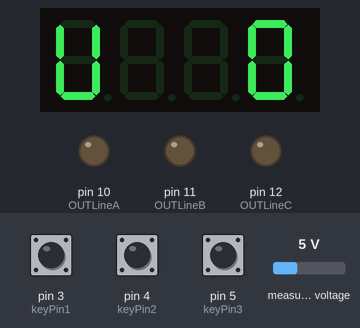
A sketch run on a simulated Arduino Nano, built with avr-gcc and run on an emulated ATmega328P. Parts: 4-digit seven-segment display, output pins drawn as LEDs (lit = HIGH). The inputs (shaded band) are chosen by the test bench; at power-on: pin 3 (keyPin1) HIGH, pin 4 (keyPin2) HIGH, pin 5 (keyPin3) HIGH, measured voltage 5 V. EEPROM starts erased; not simulated (calls return 0 or success): AnalogKey.h.

Above: at 5.6 s.
5.7 s: pin 3 (keyPin1) pulled LOW for 0.15 s
At 6.8 s:
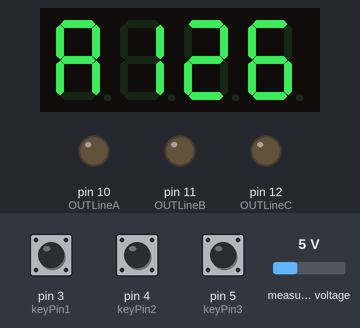
7.3 s: pin 4 (keyPin2) pulled LOW for 0.15 s
At 8.0 s:
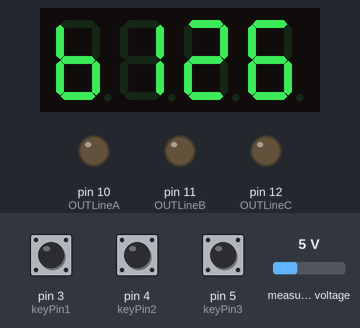
8.9 s: pin 3 (keyPin1) pulled LOW for 1 s
At 9.8 s:
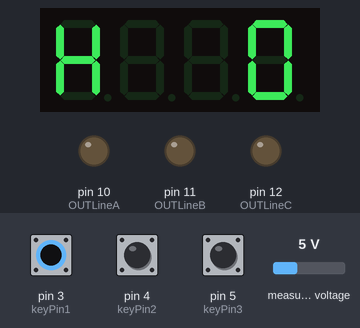
11.4 s: pin 3 (keyPin1) pulled LOW for 0.15 s
At 12.3 s:
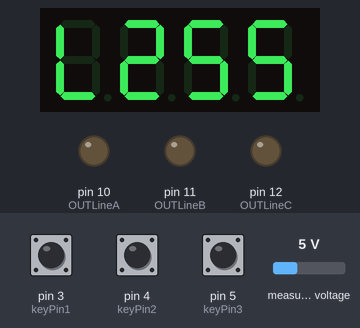
13.0 s: pin 3 (keyPin1) pulled LOW for 3.2 s
17.7 s: pin 4 (keyPin2) pulled LOW for 1 s
At 19.0 s:
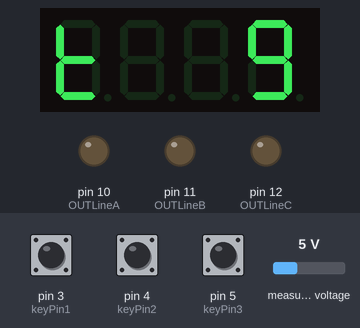
Timing chart, 0 to 20.7 s (numbered marks = the images above; inputs shaded):
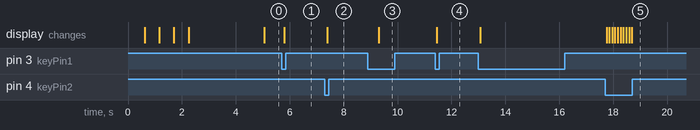

The sketch:

komytatorFAZ_FINISH_displayLed.ino
```cpp
#include <ZMPT101B.h>
#include <AnalogKey.h>
#include <GyverButton.h>
#include <TM1637TinyDisplay.h>        // библиотека управления семисигментной матрицей
#include <Arduino.h>
#include <EEPROM.h>                   // библиотека EEPROM
#include "GyverTimer.h"               // библиотека таймера


#define INIT_ADDR 1023                // номер резервной ячейки. EEPROM
#define INIT_KEY 50                   // ключ первого запуска. 0-254, на выбор. EEPROM
#define LineA A1              // входной PIN LineA
#define LineB A2              // входной PIN LineB
#define LineC A3              // входной PIN LineC
#define OUTLineA 10            // выходной PIN LineA
#define OUTLineB 11            // выходной PIN LineB
#define OUTLineC 12            // выходной PIN LineC
#define keyPin1 3
#define keyPin2 4
#define keyPin3 5
#define CLK A4                        // пины управления семисигментной матрицей
#define DIO A5                        // пины управления семисигментной матрицей

GTimer myTimer3(MS);                  // создать таймер (по умолч. в режиме интервала)
GButton butt1(keyPin1);
GButton butt2(keyPin2);
GButton butt3(keyPin3);
TM1637TinyDisplay display(CLK, DIO);  // активация семисигментной матрици

bool flagR, flagHold, flagHold1, flagMi, flagP0, flag, flag0, flag00, flag000, flagT, flagTT, flag1, flag11, flag2, flag22, flag3, flag33, flag4, flag44 = false;
uint8_t U, i, ii, qqq, qqqq, w, ww, e, ee;
uint8_t valA, valB, valC ;      // тип переменной для valA = analogRead(LineA), valB = analogRead(LineB), valC = analogRead(LineC)
uint8_t hiVolts;          // значение верхнего уровня отключения
uint8_t lowVvolts;        // значение нижнего уровня тоключения
boolean LA, LB, LC = false;     // тип переменной для FLAG LA, LB, LC и присвоение " 0 " ;
uint32_t Now;
uint8_t timeIt;    //переменная устанавлеваемоговремя итерации
int timeit2;
uint32_t myTimer1;                // таймер
uint32_t eepromTimer = 0;         //EEPROM таймер
boolean eepromFlag = false;       //EEPROM флаг = 0

ZMPT101B voltageSensorLineA(LineA);
ZMPT101B voltageSensorLineB(LineB);
ZMPT101B voltageSensorLineC(LineC);

void setup() {
  EEPROMRead();
  Serial.begin(115200);                   // открытие Монитора порта
  pinMode(LineA, INPUT_PULLUP);
  pinMode(LineB, INPUT_PULLUP);
  pinMode(LineC, INPUT_PULLUP);
  pinMode(OUTLineA, OUTPUT);            // открытие порта OUTLineA на выход
  pinMode(OUTLineB, OUTPUT);            // открытие порта OUTLineB на выход
  pinMode(OUTLineC, OUTPUT);            // открытие порта OUTLineC на выход
  digitalWrite(OUTLineA, LOW);         // установка состояния OUTLineA = 0
  digitalWrite(OUTLineB, LOW);         // установка состояния OUTLineB = 0
  digitalWrite(OUTLineC, LOW);         // установка состояния OUTLineC = 0

  display.setBrightness(BRIGHT_7);      // яркость, 0 - 7 (минимум - максимум)
  display.clear(); display.showString("4", 1, 0); delay(500); display.clear(); display.showString("3", 1, 1); delay(500); display.clear(); display.showString("2", 1, 2); delay(500); display.clear(); display.showString("1", 1, 3); delay(500); display.clear(); display.showString("G", 1, 1); display.showString("O", 1, 2); delay(1000);


  butt1.setDebounce(50);        // настройка антидребезга (по умолчанию 80 мс)
  butt1.setTimeout(300);        // настройка таймаута на удержание (по умолчанию 500 мс)
  butt1.setClickTimeout(600);   // настройка таймаута между кликами (по умолчанию 300 мс)
  butt1.setDirection(NORM_OPEN);
}

//============================================================================
void loop() {
  checkEEPROM();                                             // проверка EEPROM

  valA = voltageSensorLineA.getVoltageAC(50) * 5;            // считывание пораметра с LineA и сохранение его в valA
  valB = voltageSensorLineB.getVoltageAC(50) * 5;            // считывание пораметра с LineB и сохранение его в valB
  valC = voltageSensorLineC.getVoltageAC(50) * 5;            // считывание пораметра с LineC и сохранение его в valC
  butt1.tick();                                              // обязательная функция отработки. Должна постоянно опрашиваться
  bool btnState = !digitalRead(keyPin1);
  bool btnState1 = !digitalRead(keyPin2);
  bool btnState2 = !digitalRead(keyPin3);

  static uint32_t myTimer = 0;
  if (flagMi == false && millis() -  myTimer > 25000) {
    w = 55; ii = 55; flag000 = false; flag00 = false; // свой таймер на миллис, 0.5 секунды
    myTimer = millis(); flagMi = true; display.showNumber(U, false, 4, 0); display.showString("U", 1, 0); flagHold = false;
  }

  //===========================MENU==========================
  if (butt1.isHold()) {
    flagHold = true;
    flag00 = true;
    w = 50;
    flagMi = false;
  }
  if (btnState && !flag &&  w == 50 && i < 5) {
    flagHold = true;  flag00 = true ;
    flag = true;
    i++;
    if (i == 1) {
      display.showNumber(hiVolts, false, 4, 0);
      display.showString("H", 1, 0);
    }
    if (i == 2) {
      display.showNumber(lowVvolts, false, 4, 0);
      display.showString("L", 1, 0);
    }
    if (i == 3) {
      display.showNumber(timeIt, false, 4, 0);
      display.showString("t", 1, 0);
    }
  }
  if (!btnState && flag) {
    flag = false;
  }
  if (i == 4) i = 0;

  //===========================valA=valB=valC=============================
  if (btnState && !flag000) {
    flagHold = true;
    ii = 50;
    flagMi = false;
    flag000 = true;
    display.clear();
    display.showNumber(valA, false, 4, 0);
    display.showString("A", 1, 0);
    ee = 1;
  }
  if (btnState1 && !flag00 && !flagT && ii == 50 ) {
    flagHold = true;
    flagT = true;
    ee++;
    if (ee == 1) {
      display.showNumber(valA, false, 4, 0);
      display.showString("A", 1, 0);
    }
    if (ee == 2) {
      display.showNumber(valB, false, 4, 0);
      display.showString("B", 1, 0);
    }
    if (ee == 3) {
      display.showNumber(valC, false, 4, 0);
      display.showString("C", 1, 0);
    }
  }
  if (!btnState1 && flagT) {
    flagT = false;
  }
  if (ee == 3) ee = 0;


  //===========================hiVolts==========================
  if (btnState1 && !flag1 && w == 50 && i == 1) {
    flag1 = true;
    hiVolts++;
    setBright();
    display.showNumber(hiVolts, false, 4, 0); display.showString("H", 1, 0);
  }
  if (!btnState1 && flag1) {
    flag1 = false;
  }
  //--------------------------------------------------------
  if (btnState2 && !flag11 && w == 50 && i == 1) {
    flag11 = true;
    hiVolts--;
    setBright();
    display.showNumber(hiVolts, false, 4, 0); display.showString("H", 1, 0);
  }
  if (!btnState2 && flag11) {
    flag11 = false;
  }
  if (hiVolts == 270 ) {
    hiVolts = 0;
  }

  //===========================lowVvolts==========================
  if (btnState1 && !flag2 && w == 50 && i == 2) {
    flag2 = true;
    lowVvolts++;
    setBright();
    display.showNumber(lowVvolts, false, 4, 0); display.showString("L", 1, 0);
  }
  if (!btnState1 && flag2) {
    flag2 = false;
  }
  //--------------------------------------------------------
  if (btnState2 && !flag22 && w == 50 && i == 2) {
    flag22 = true;
    lowVvolts--;
    setBright();
    display.showNumber(lowVvolts, false, 4, 0); display.showString("L", 1, 0);
  }
  if (!btnState2 && flag22) {
    flag22 = false;
  }
  if (lowVvolts == 270 ) {
    lowVvolts = 0;
  }
  //--------------------------------------------------------
  if (btnState1 && !flag3 && w == 50 && i == 3) {
    flag3 = true;
    timeIt++;

    setBright();
    display.showNumber(timeIt, false, 4, 0); display.showString("t", 1, 0);
  }
  if (!btnState2 && flag3) {
    flag3 = false;
  }
  if (timeIt == 11 ) {
    timeIt = 0;
  }


  //=====================================================================================

  if (valA >= lowVvolts && valA <= hiVolts && valA > 150  && (LB + LC == false)) { // если valA >= 0 И valA <=100 И (LB+LC == false) то
    LA = 1;                                                             // состояние флага LA = 1
    digitalWrite(OUTLineB, LOW);                                  // установка состояния OUTLineB = HIGH
    digitalWrite(OUTLineC, LOW);                                  // установка состояния OUTLineC = HIGH
    delay(timeit2);
    digitalWrite(OUTLineA, HIGH);                                 // установка состояния OUTLineA = LOW
    U =  valA;
  }                                                  // значения по напряжению
  else                                                          // если условие if не выполненоб тогда
    LA = 0;                                                             // состояние флага LA = 0

  if (valB >= lowVvolts && valB <= hiVolts && valB > 150  && (LA + LC == false)) {
    LB = 1;
    digitalWrite(OUTLineA, LOW);
    digitalWrite(OUTLineC, LOW);
    delay(timeit2);
    digitalWrite(OUTLineB, HIGH);
    U =  valB;
  }
  else
    LB = 0;

  if (valC >= lowVvolts && valC <= hiVolts && valC > 150 && (LA + LB == false)) {
    LC = 1;
    digitalWrite(OUTLineB, LOW);
    digitalWrite(OUTLineA, LOW);
    delay(timeit2);
    digitalWrite(OUTLineC, HIGH);
    U =  valC;
  }
  else
    LC = 0;


   if (valA< lowVvolts || valA> hiVolts) {  digitalWrite(OUTLineA, LOW);  }

   if (valB< lowVvolts || valB> hiVolts) { digitalWrite(OUTLineB, LOW);  }

   if (valC< lowVvolts || valC> hiVolts) {  digitalWrite(OUTLineC, LOW);  }


  static uint32_t myTimerD = 0;
  if (flagHold == false && millis() - myTimerD > 5000) {
    display.showNumber(U, false, 4, 0);
    display.showString("U", 1, 0);
    myTimerD = millis();
  }
/*
  Serial.print(String("hiVolts = ") + hiVolts + " V   ");
  Serial.print(String("lowVvolts = ") + lowVvolts + " V   ");
  Serial.print(String("valA = ") + valA + " V   ");
  Serial.print(String("valB = ") + valB + " V   ");
  Serial.println(String("valC = ") + valC + " V   ");
  */
  if (timeIt == 0) {
    timeit2 = 0;
  }
  else if (timeIt == 1) {
    timeit2 = 10;
  }
  else if (timeIt == 2) {
    timeit2 = 20;
  }
  else if (timeIt == 3) {
    timeit2 = 30;
  }
  else if (timeIt == 4) {
    timeit2 = 40;
  }
  else if (timeIt == 5) {
    timeit2 = 50;
  }
  else if (timeIt == 6) {
    timeit2 = 60;
  }
  else if (timeIt == 7) {
    timeit2 = 70;
  }
  else if (timeIt == 8) {
    timeit2 = 80;
  }
  else if (timeIt == 9) {
    timeit2 = 90;
  }
  else if (timeIt == 10) {
    timeit2 = 100;
  }


}
//=======================setBright===================================
void setBright() {
  hiVolts = constrain(hiVolts, 170, 250); // ограничили от 0 до 100
  lowVvolts = constrain(lowVvolts, 170, 250); // ограничили от 0 до 100
  timeIt = constrain(timeIt, 0, 11);                   // ограничили от 0 до 100
  eepromFlag = true;                                // поднять флаг
  eepromTimer = millis();                           // сбросить таймер
}
//=======================checkEEPROM===================================
void checkEEPROM() {

  if (eepromFlag && (millis() - eepromTimer >= 10000) ) {// если флаг поднят и с последнего нажатия прошло 10 секунд (10 000 мс)
    eepromFlag = false;                           // опустили флаг
    EEPROM.put(0, hiVolts);                 // записали в EEPROM
    EEPROM.put(1, lowVvolts);
    EEPROM.put(9, timeIt);

  }
}
//=======================EEPROMRead===================================

void EEPROMRead() {
  if ( EEPROM.read(INIT_ADDR) != INIT_KEY) {     // первый запуск (ЕСЛИ INIT_ADDR (1023)не равен INIT_KEY (50) то записать EEPROM.write(INIT_ADDR, INIT_KEY);EEPROM.put(0, izmenenieTemp);
    EEPROM.write(INIT_ADDR, INIT_KEY);      // записали ключ
    EEPROM.put(0, hiVolts);         // записали стандартное значение температуры. в данном случае это значение переменной, объявленное выше
  }
  EEPROM.get(0, hiVolts);       // прочитали температуру

  if ( EEPROM.read(INIT_ADDR) != INIT_KEY) {     // первый запуск (ЕСЛИ INIT_ADDR (1023)не равен INIT_KEY (50) то записать EEPROM.write(INIT_ADDR, INIT_KEY);EEPROM.put(0, izmenenieTemp);
    EEPROM.write(INIT_ADDR, INIT_KEY);      // записали ключ
    EEPROM.put(1, lowVvolts);         // записали стандартное значение температуры. в данном случае это значение переменной, объявленное выш
  }
  EEPROM.get(1, lowVvolts);


  if ( EEPROM.read(INIT_ADDR) != INIT_KEY) {     // первый запуск (ЕСЛИ INIT_ADDR (1023)не равен INIT_KEY (50) то записать EEPROM.write(INIT_ADDR, INIT_KEY);EEPROM.put(0, izmenenieTemp);
    EEPROM.write(INIT_ADDR, INIT_KEY);      // записали ключ
    EEPROM.put(9, timeIt);         // записали стандартное значение температуры. в данном случае это значение переменной, объявленное выш
  }
  EEPROM.get(9, timeIt);


}
```

Measured:
- after the input at 5.7 s, the display: changes after 0.09 s (image 1)
- after the input at 7.3 s, the display: changes after 0.09 s (image 2)
- after the input at 8.9 s, the display: changes after 0.40 s (image 3)
- after the input at 11.4 s, the display: changes after 0.06 s (image 4)
- after the input at 17.7 s, the display: first changes after 0.07 s (image 5 shows a later state)
